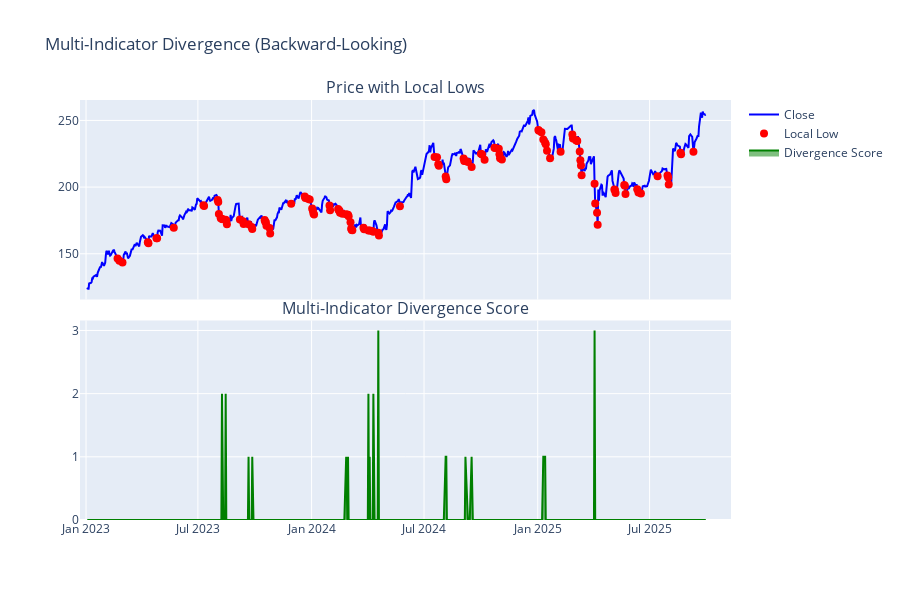

The notebook cell saved with this chart:
### Markdown cell above
## 1. Multi-Indicator Divergence

Detects bullish divergence: price makes lower low but indicators (RSI, MACD, Stochastic) make higher lows. 

Scores 0-3 based on number of diverging indicators.

Uses backward-looking local extrema (NO forward bias).

### Code cell
df = detect_multi_indicator_divergence(df, lookback_window=8)

fig = make_subplots(
    rows=2,
    cols=1,
    shared_xaxes=True,
    vertical_spacing=0.05,
    subplot_titles=("Price with Local Lows", "Multi-Indicator Divergence Score"),
)

fig.add_trace(go.Scatter(x=df["date"], y=df["close"], name="Close", line={"color": "blue"}), row=1, col=1)

# Show local lows (backward-looking)
local_lows = df[df["LocalLow"] == 1]
fig.add_trace(
    go.Scatter(
        x=local_lows["date"],
        y=local_lows["close"],
        mode="markers",
        name="Local Low",
        marker={"color": "red", "size": 8},
    ),
    row=1,
    col=1,
)

fig.add_trace(
    go.Scatter(
        x=df["date"], y=df["multi_divergence_score"], name="Divergence Score", fill="tozeroy", line={"color": "green"}
    ),
    row=2,
    col=1,
)

fig.update_layout(height=600, title_text="Multi-Indicator Divergence (Backward-Looking)")
fig.show()

print(f"Divergences detected: {(df['multi_divergence_score'] > 0).sum()}")
print(f"Max score: {df['multi_divergence_score'].max()}")
